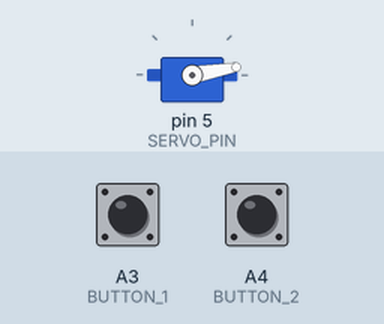
Simulated run of this sketch. Board: Arduino Uno, built with avr-gcc and run on an emulated ATmega328P. Shown: servo. The test bench sets the inputs (shaded band); at power-on: A4 (BUTTON_2) HIGH, A3 (BUTTON_1) HIGH.

Above: at 1.4 s.
1.5 s: A4 (BUTTON_2) pulled LOW for 0.15 s
At 2.7 s:
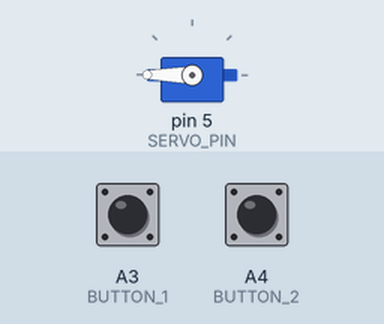
3.1 s: A3 (BUTTON_1) pulled LOW for 0.15 s
At 3.9 s:
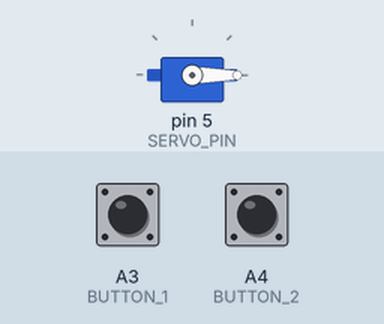
4.7 s: A4 (BUTTON_2) pulled LOW for 1 s
At 5.1 s:
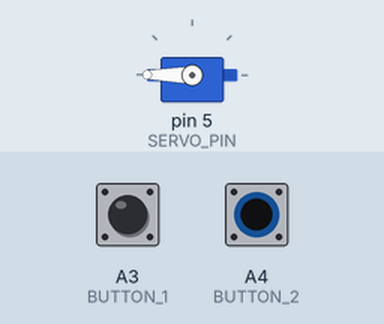
7.2 s: A3 (BUTTON_1) pulled LOW for 1 s
At 8.3 s:
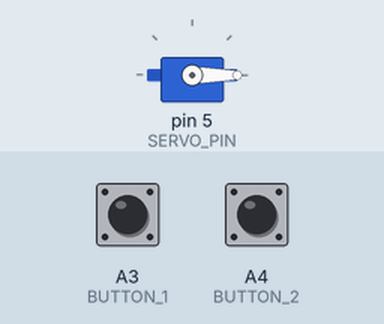
Timing chart, 0 to 10.2 s (numbered marks = the images above; inputs shaded):
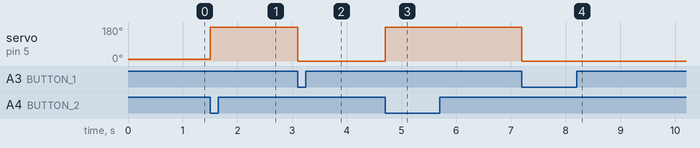

The sketch:

turret.ino
```cpp
#define SERVO_PIN 5
#define BUTTON_1 A3
#define BUTTON_2 A4

#include <Servo.h>
Servo myservo;
int iturret_angle = 10;


void setup() {
  Serial.begin(9600);

  pinMode(BUTTON_1,INPUT_PULLUP);
  pinMode(BUTTON_2,INPUT_PULLUP);

  myservo.attach(SERVO_PIN);
	myservo.write(iturret_angle);    // Max Range (0 .. 180)
  delay(250);

}


void loop() {

  // put your main code here, to run repeatedly:
  if (digitalRead(BUTTON_1) == LOW) {
    myservo.write(0);   // Max Range (0 .. 180)
    delay(250);
  }

  if (digitalRead(BUTTON_2) == LOW) {
    myservo.write(180);   // Max Range (0 .. 180)
    delay(250);
  }

}
```

Measured:
- after the input at 1.5 s, servo on pin 5 (SERVO_PIN): 10° → 180° at once
- after the input at 3.1 s, servo on pin 5 (SERVO_PIN): 180° → 0° at once
- after the input at 4.7 s, servo on pin 5 (SERVO_PIN): 0° → 180° at once
- after the input at 7.2 s, servo on pin 5 (SERVO_PIN): 180° → 0° at once
